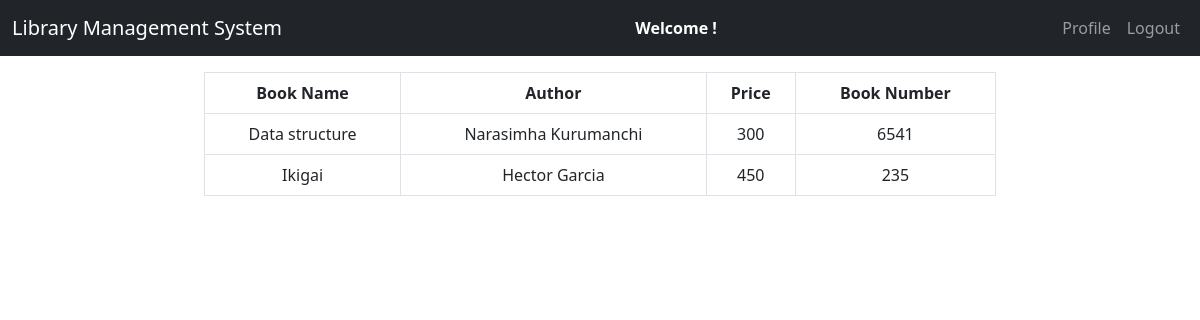
Screenshot of /admin/registered_books.php with the database file from the repository.
### tables this page shows
CREATE TABLE `books` (
  `book_id` int(11) NOT NULL,
  `book_name` varchar(250) NOT NULL,
  `author_name` varchar(100) NOT NULL,
  `cat_name` varchar(100) NOT NULL,
  `book_no` int(11) NOT NULL,
  `book_price` int(11) NOT NULL
);

### admin/registered_books.php (the view, shortened to what this page needs)
<!doctype html>
<html lang="en">
<head>
    <link href="https://cdn.jsdelivr.net/npm/bootstrap@5.2.2/dist/css/bootstrap.min.css" rel="stylesheet">
    <link rel="stylesheet" href="../css/style.css">
</head>
<body>
    <nav class="navbar navbar-expand-lg navbar-dark bg-dark">
        <div class="container-fluid">
            <div class="navbar-header">
                <a href="admin_dashboard.php" class="navbar-brand">Library Management System</a>
            </div>
            <span><strong class="text-white">Welcome <?php echo $_SESSION["name"]; ?>!</strong></span>
            <ul class="nav navbar-nav navbar-right">
                <li class="nav-item">
                    <a href="view_profile.php" class="nav-link">Profile</a>
                </li>
                <li class="nav-item">
                    <a href="logout.php" class="nav-link">Logout</a>
                </li>
            </ul>
        </div>
    </nav>
    <div class="row">
        <div class="col-md-2"></div>
        <div class="col-md-8">
            <table class="table table-bordered top" style="text-align:center;">
                <thead>
                    <tr>
                        <th scope="col">Book Name</th>
                        <th scope="col">Author</th>
                        <th scope="col">Price</th>
                        <th scope="col">Book Number</th>
                    </tr>
                </thead>
                <?php
                    $connection = mysqli_connect("localhost", "root", "", "lms");
                    $query = "SELECT * FROM books";
                    $query_run = mysqli_query($connection, $query);
                    while ($row = mysqli_fetch_assoc($query_run)) {
                        $book_name = $row["book_name"];
                        $author_name = $row["author_name"];
                        $book_price = $row["book_price"];
                        $book_no = $row["book_no"];
                ?>
                <tbody>
                    <tr>
                        <td><?php echo $book_name;?></td>
                        <td><?php echo $author_name;?></td>
                        <td><?php echo $book_price;?></td>
                        <td><?php echo $book_no;?></td>
                    </tr>
                </tbody>
    <?php    } ?>
            </table>
        </div>
        <div class="col-md-2"></div>
    </div>
</body>
</html>

### css/style.css (style rules this page uses)
.top { margin-top: 1rem; }

### rows the page displays
books: book_name "Data structure", author_name "Narasimha Kurumanchi", book_price "300", book_no "6541"
books: book_name "Ikigai", author_name "Hector Garcia", book_price "450", book_no "235"
